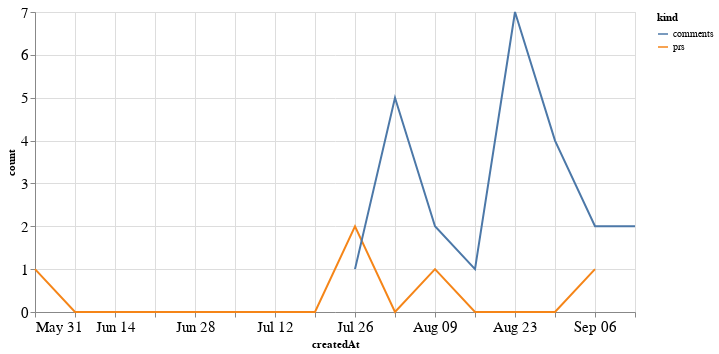

Notebook code cell kept with this figure:
### Code cell
alt.Chart(total_time, width=600).mark_line().encode(
    x='createdAt',
    y='count',
    color='kind'
)

### Figure 1 — Vega-Lite specification as saved in the notebook (floating-point values rounded to 4 significant figures)
{"config": {"axisLeft": {"labelFontSize": 15}, "axisBottom": {"labelFontSize": 15}}, "data": {"name": "data-f8496613277382c36eb3130fe40064a9"}, "mark": "line", "encoding": {"color": {"type": "nominal", "field": "kind"}, "x": {"type": "temporal", "field": "createdAt"}, "y": {"type": "quantitative", "field": "count"}}, "width": 600, "$schema": "https://vega.github.io/schema/vega-lite/v4.8.1.json", "datasets": {"data-f8496613277382c36eb3130fe40064a9": [{"createdAt": "2020-05-31T00:00:00", "kind": "prs", "count": 1.0}, {"createdAt": "2020-06-07T00:00:00", "kind": "prs", "count": 0.0}, {"createdAt": "2020-06-14T00:00:00", "kind": "prs", "count": 0.0}, {"createdAt": "2020-06-21T00:00:00", "kind": "prs", "count": 0.0}, {"createdAt": "2020-06-28T00:00:00", "kind": "prs", "count": 0.0}, {"createdAt": "2020-07-05T00:00:00", "kind": "prs", "count": 0.0}, {"createdAt": "2020-07-12T00:00:00", "kind": "prs", "count": 0.0}, {"createdAt": "2020-07-19T00:00:00", "kind": "prs", "count": 0.0}, {"createdAt": "2020-07-26T00:00:00", "kind": "prs", "count": 2.0}, {"createdAt": "2020-08-02T00:00:00", "kind": "prs", "count": 0.0}, {"createdAt": "2020-08-09T00:00:00", "kind": "prs", "count": 1.0}, {"createdAt": "2020-08-16T00:00:00", "kind": "prs", "count": 0.0}, {"createdAt": "2020-08-23T00:00:00", "kind": "prs", "count": 0.0}, {"createdAt": "2020-08-30T00:00:00", "kind": "prs", "count": 0.0}, {"createdAt": "2020-09-06T00:00:00", "kind": "prs", "count": 1.0}, {"createdAt": "2020-09-13T00:00:00", "kind": "prs", "count": null}, {"createdAt": "2020-05-31T00:00:00", "kind": "comments", "count": null}, {"createdAt": "2020-06-07T00:00:00", "kind": "comments", "count": null}, {"createdAt": "2020-06-14T00:00:00", "kind": "comments", "count": null}, {"createdAt": "2020-06-21T00:00:00", "kind": "comments", "count": null}, {"createdAt": "2020-06-28T00:00:00", "kind": "comments", "count": null}, {"createdAt": "2020-07-05T00:00:00", "kind": "comments", "count": null}, {"createdAt": "2020-07-12T00:00:00", "kind": "comments", "count": null}, {"createdAt": "2020-07-19T00:00:00", "kind": "comments", "count": null}, {"createdAt": "2020-07-26T00:00:00", "kind": "comments", "count": 1.0}, {"createdAt": "2020-08-02T00:00:00", "kind": "comments", "count": 5.0}, {"createdAt": "2020-08-09T00:00:00", "kind": "comments", "count": 2.0}, {"createdAt": "2020-08-16T00:00:00", "kind": "comments", "count": 1.0}, {"createdAt": "2020-08-23T00:00:00", "kind": "comments", "count": 7.0}, {"createdAt": "2020-08-30T00:00:00", "kind": "comments", "count": 4.0}, {"createdAt": "2020-09-06T00:00:00", "kind": "comments", "count": 2.0}, {"createdAt": "2020-09-13T00:00:00", "kind": "comments", "count": 2.0}]}}
